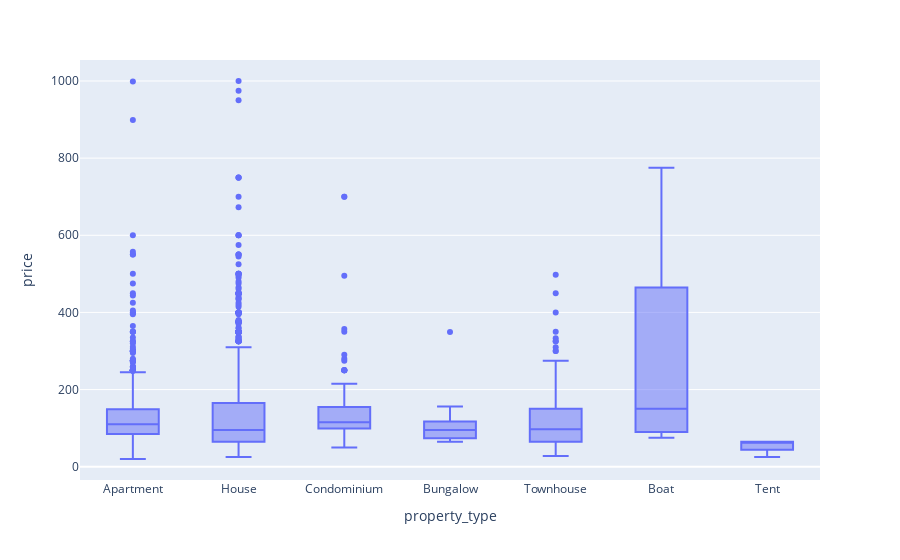

The notebook cell saved with this chart:
### Code cell
pd.options.plotting.backend = "plotly"
fig = px.box(listado_copia, y="price", x="property_type")
fig.show()

### Figure 1 — Plotly figure (JSON) as saved in the notebook; plotly's stock layout.template omitted (floating-point values rounded to 4 significant figures; data arrays with more than 128 entries replaced by an {"elided": "..."} marker saying what was removed)
{"data": [{"alignmentgroup": "True", "hovertemplate": "property_type=%{x}<br>price=%{y}<extra></extra>", "legendgroup": "", "marker": {"color": "#636efa"}, "name": "", "notched": false, "offsetgroup": "", "orientation": "v", "showlegend": false, "type": "box", "x": {"elided": "3677 str values"}, "x0": " ", "xaxis": "x", "y": {"elided": "3677 int values"}, "y0": " ", "yaxis": "y"}], "layout": {"boxmode": "group", "legend": {"tracegroupgap": 0}, "margin": {"t": 60}, "xaxis": {"anchor": "y", "domain": [0, 1], "title": {"text": "property_type"}}, "yaxis": {"anchor": "x", "domain": [0, 1], "title": {"text": "price"}}}}
